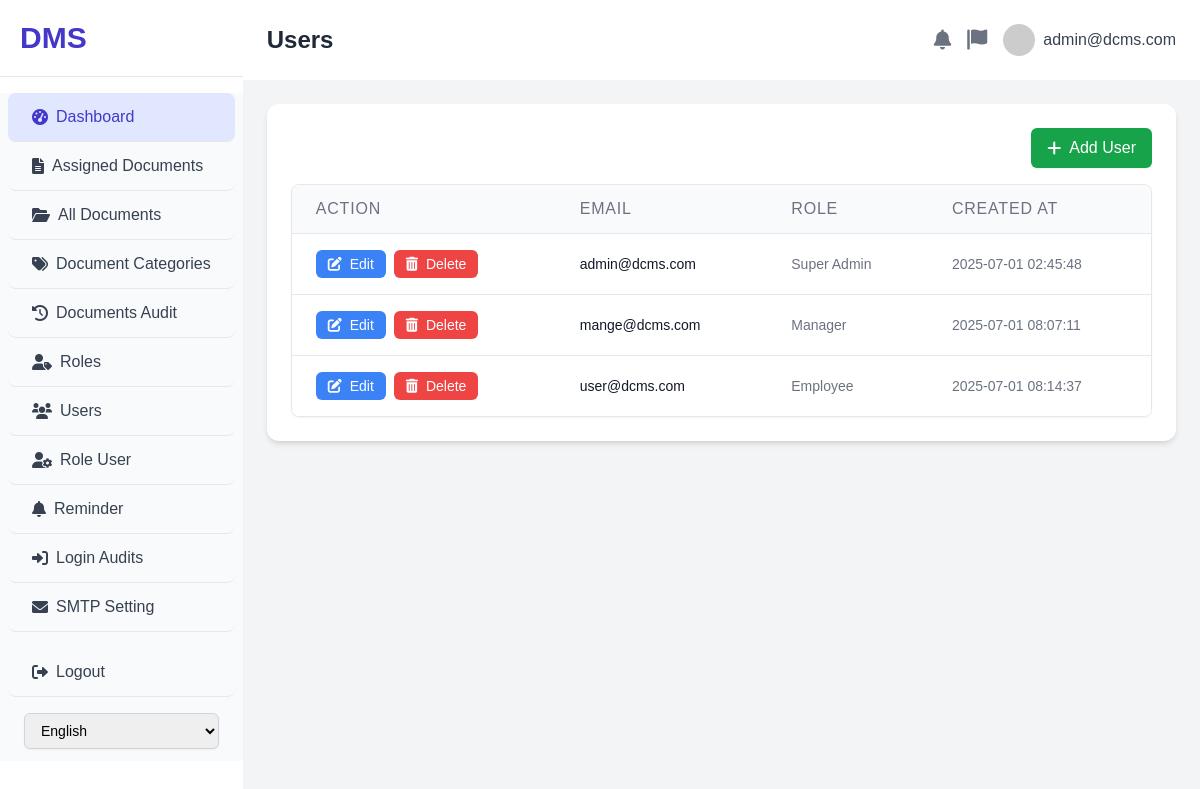
/users.php (signed in), run on the app's committed database.
### tables this page shows
CREATE TABLE `users` (
  `id` int(11) NOT NULL,
  `email` varchar(255) NOT NULL,
  `first_name` varchar(100) DEFAULT NULL,
  `last_name` varchar(100) DEFAULT NULL,
  `mobile_number` varchar(20) DEFAULT NULL,
  `password` varchar(255) NOT NULL,
  `created_at` timestamp NOT NULL DEFAULT current_timestamp(),
  `role_id` int(11) DEFAULT 2
);

CREATE TABLE `roles` (
  `id` int(11) NOT NULL,
  `name` varchar(255) NOT NULL,
  `created_at` timestamp NOT NULL DEFAULT current_timestamp(),
  `description` varchar(100) NOT NULL
);

### auth_check.php (called while the page is built, shortened)
<?php
$user_email = $_SESSION['user_email'] ?? 'Guest';
?>

### users.php (the view, shortened to what this page needs)
<?php
include 'auth_check.php';
$all_users = [];
$sql = "SELECT u.id, u.email, u.role_id, r.name as role_name, u.created_at
        FROM users u
        LEFT JOIN roles r ON u.role_id = r.id
        ORDER BY u.email ASC";
$result = $conn->query($sql);
if ($result && $result->num_rows > 0) {
    while ($row = $result->fetch_assoc()) {
        $all_users[] = $row;
    }
}
?>
<!DOCTYPE html>
<html lang="en">
<head>
    <script src="https://cdn.tailwindcss.com"></script>
    <link rel="stylesheet" href="https://cdnjs.cloudflare.com/ajax/libs/font-awesome/6.0.0-beta3/css/all.min.css">
</head>
<body class="flex h-screen overflow-hidden">
    <div class="w-70 bg-white shadow-lg flex-shrink-0 overflow-y-auto">
        <div class="p-5 border-b border-gray-200">
            <h1 class="text-3xl font-extrabold text-indigo-700">DMS</h1>
        </div>
        <nav class="mt-4 bg-gray-50">
            <a href="dashboard.php" class="flex items-center py-3 px-6 text-gray-700 hover:bg-indigo-50 hover:text-indigo-500 rounded-lg mx-2 transition duration-150 ease-in-out bg-indigo-100 text-indigo-700 border-b">
                <i class="fas fa-tachometer-alt mr-2"></i> <?php echo $lang['dashboard']; ?>
            </a>
            <a href="assigned_documents.php" class="flex items-center py-3 px-6 text-gray-700 hover:bg-indigo-50 hover:text-indigo-700 rounded-lg mx-2 transition duration-150 ease-in-out border-b">
                <i class="fas fa-file-alt mr-2"></i> <?php echo $lang['assigned_documents']; ?>
            </a>
            <a href="all_documents.php" class="flex items-center py-3 px-6 text-gray-700 hover:bg-indigo-50 hover:text-indigo-700 rounded-lg mx-2 transition duration-150 ease-in-out border-b">
                <i class="fas fa-folder-open mr-2"></i> <?php echo $lang['all_documents']; ?>
            </a>
            <a href="document_categories.php" class="flex items-center py-3 px-6 text-gray-700 hover:bg-indigo-50 hover:text-indigo-700 rounded-lg mx-2 transition duration-150 ease-in-out border-b">
                <i class="fas fa-tags mr-2"></i> <?php echo $lang['document_categories']; ?>
            </a>
            <a href="documents_audit_trail.php" class="flex items-center py-3 px-6 text-gray-700 hover:bg-indigo-50 hover:text-indigo-700 rounded-lg mx-2 transition duration-150 ease-in-out border-b">
                <i class="fas fa-history mr-2"></i> <?php echo $lang['documents_audit_trail']; ?>
            </a>
            <a href="roles.php" class="flex items-center py-3 px-6 text-gray-700 hover:bg-indigo-50 hover:text-indigo-700 rounded-lg mx-2 transition duration-150 ease-in-out border-b">
                <i class="fas fa-user-tag mr-2"></i> <?php echo $lang['roles']; ?>
            </a>
            <a href="users.php" class="flex items-center py-3 px-6 text-gray-700 hover:bg-indigo-50 hover:text-indigo-700 rounded-lg mx-2 transition duration-150 ease-in-out border-b">
                <i class="fas fa-users mr-2"></i> <?php echo $lang['users']; ?>
            </a>
            <a href="role_user.php" class="flex items-center py-3 px-6 text-gray-700 hover:bg-indigo-50 hover:text-indigo-700 rounded-lg mx-2 transition duration-150 ease-in-out border-b">
                <i class="fas fa-user-cog mr-2"></i> <?php echo $lang['role_user']; ?>
            </a>
            <a href="reminder.php" class="flex items-center py-3 px-6 text-gray-700 hover:bg-indigo-50 hover:text-indigo-700 rounded-lg mx-2 transition duration-150 ease-in-out border-b">
                <i class="fas fa-bell mr-2"></i> <?php echo $lang['reminder']; ?>
            </a>
            <a href="#" class="flex items-center py-3 px-6 text-gray-700 hover:bg-indigo-50 hover:text-indigo-700 rounded-lg mx-2 transition duration-150 ease-in-out border-b">
                <i class="fas fa-sign-in-alt mr-2"></i> <?php echo $lang['login_audits']; ?>
            </a>
            <a href="#" class="flex items-center py-3 px-6 text-gray-700 hover:bg-indigo-50 hover:text-indigo-700 rounded-lg mx-2 transition duration-150 ease-in-out border-b">
                <i class="fas fa-envelope mr-2"></i> <?php echo $lang['smtp_setting']; ?>
            </a>
            <a href="/dcms/logout.php" class="flex items-center py-3 px-6 text-gray-700 hover:bg-red-50 hover:text-red-700 rounded-lg mx-2 transition duration-150 ease-in-out mt-4 border-b" id="logout-link">
                <i class="fas fa-sign-out-alt mr-2"></i> <?php echo $lang['logout']; ?>
            </a>
            <div class="px-6 py-3">
                <form method="post" id="lang-form">
                    <select name="lang" id="lang-select" class="mt-1 block w-full px-3 py-2 border border-gray-300 rounded-md shadow-sm focus:ring-indigo-500 focus:border-indigo-500 sm:text-sm" onchange="document.getElementById('lang-form').submit()">
                        <option value="en" <?php echo ($_SESSION['lang'] === 'en') ? 'selected' : ''; ?>>English</option>
                    </select>
                </form>
            </div>
        </nav>
    </div>
    <div class="flex-1 flex flex-col overflow-hidden">
        <header class="flex items-center justify-between p-6 bg-white shadow-md">
            <div class="flex items-center">
                <h1 class="text-2xl font-semibold text-gray-800"><?php echo $lang['users']; ?></h1>
            </div>
            <div class="flex items-center space-x-4">
                <button class="text-gray-500 hover:text-gray-700 focus:outline-none focus:text-gray-700">
                    <i class="fas fa-bell text-xl"></i>
                </button>
                <button class="text-gray-500 hover:text-gray-700 focus:outline-none focus:text-gray-700">
                    <i class="fas fa-flag text-xl"></i>
                </button>
                <div class="relative">
                    <button class="flex items-center space-x-2 text-gray-700 hover:text-gray-900 focus:outline-none focus:text-gray-900">
                        <img class="h-8 w-8 rounded-full object-cover" src="https://placehold.co/150x150/cccccc/ffffff?text=User" alt="User Avatar">
                        <span class="hidden md:inline-block font-medium"><?php echo htmlspecialchars($user_email); ?></span>
                    </button>
                </div>
            </div>
        </header>
        <main class="flex-1 overflow-x-hidden overflow-y-auto bg-gray-100 p-6">
            <div class="bg-white rounded-xl shadow-md p-6">
                <div class="flex justify-end mb-4">
                    <button id="add-user-btn" class="px-4 py-2 bg-green-600 text-white rounded-md shadow-sm hover:bg-green-700 transition duration-150 ease-in-out flex items-center">
                        <i class="fas fa-plus mr-2"></i> <?php echo $lang['add_user']; ?>
                    </button>
                </div>
                <div class="overflow-x-auto rounded-lg shadow-sm border border-gray-200">
                    <table class="min-w-full divide-y divide-gray-200">
                        <thead class="bg-gray-50">
                            <tr>
                                <th scope="col" class="px-6 py-3 text-left text-1xs font-medium text-gray-500 uppercase tracking-wider"><?php echo $lang['action']; ?></th>
                                <th scope="col" class="px-6 py-3 text-left text-1xs font-medium text-gray-500 uppercase tracking-wider"><?php echo $lang['email']; ?></th>
                                <th scope="col" class="px-6 py-3 text-left text-1xs font-medium text-gray-500 uppercase tracking-wider"><?php echo $lang['role']; ?></th>
                                <th scope="col" class="px-6 py-3 text-left text-1xs font-medium text-gray-500 uppercase tracking-wider"><?php echo $lang['created_at']; ?></th>
                            </tr>
                        </thead>
                        <tbody class="bg-white divide-y divide-gray-200">
                            <?php if (empty($all_users)): ?>
                                <tr>
                                    <td colspan="4" class="px-6 py-4 whitespace-nowrap text-sm text-gray-500 text-center">No users found.</td>
                                </tr>
                            <?php else: ?>
                                <?php foreach ($all_users as $user): ?>
                                <tr>
                                    <td class="px-6 py-4 whitespace-nowrap text-sm font-medium text-gray-900">
                                        <div class="flex items-center space-x-2">
                                            <button class="px-3 py-1 bg-blue-500 text-white rounded-md hover:bg-blue-600 transition duration-150 ease-in-out edit-user-btn"
                                                    data-user-id="<?php echo htmlspecialchars($user['id']); ?>"
                                                    data-user-email="<?php echo htmlspecialchars($user['email']); ?>"
                                                    data-user-role-id="<?php echo htmlspecialchars($user['role_id'] ?? ''); ?>">
                                                <i class="fas fa-edit mr-1"></i> Edit
                                            </button>
                                            <form action="users.php" method="POST" onsubmit="return confirm('Are you sure you want to delete this user?');" class="inline-block">
                                                <button type="submit" class="px-3 py-1 bg-red-500 text-white rounded-md hover:bg-red-600 transition duration-150 ease-in-out">
                                                    <i class="fas fa-trash-alt mr-1"></i> Delete
                                                </button>
                                            </form>
                                        </div>
                                    </td>
                                    <td class="px-6 py-4 whitespace-nowrap text-sm text-gray-900"><?php echo htmlspecialchars($user['email']); ?></td>
                                    <td class="px-6 py-4 whitespace-nowrap text-sm text-gray-500"><?php echo htmlspecialchars($user['role_name'] ?: 'N/A'); ?></td>
                                    <td class="px-6 py-4 whitespace-nowrap text-sm text-gray-500"><?php echo htmlspecialchars($user['created_at']); ?></td>
                                </tr>
                                <?php endforeach; ?>
                            <?php endif; ?>
                        </tbody>
                    </table>
                </div>
            </div>
        </main>
    </div>
</body>
</html>

### data on the page
users: email "admin@dcms.com", role.name "Super Admin", created_at "2025-07-01 02:45:48"
users: email "mange@dcms.com", role.name "Manager", created_at "2025-07-01 08:07:11"
users: email "user@dcms.com", role.name "Employee", created_at "2025-07-01 08:14:37"

### other printed values
$lang['dashboard'] "Dashboard"
$lang['assigned_documents'] "Assigned Documents"
$lang['all_documents'] "All Documents"
$lang['document_categories'] "Document Categories"
$lang['documents_audit_trail'] "Documents Audit"
$lang['roles'] "Roles"
$lang['users'] "Users"
$lang['role_user'] "Role User"
$lang['reminder'] "Reminder"
$lang['login_audits'] "Login Audits"
$lang['smtp_setting'] "SMTP Setting"
$lang['logout'] "Logout"
$user_email "admin@dcms.com"
$lang['add_user'] "Add User"
$lang['action'] "ACTION"
